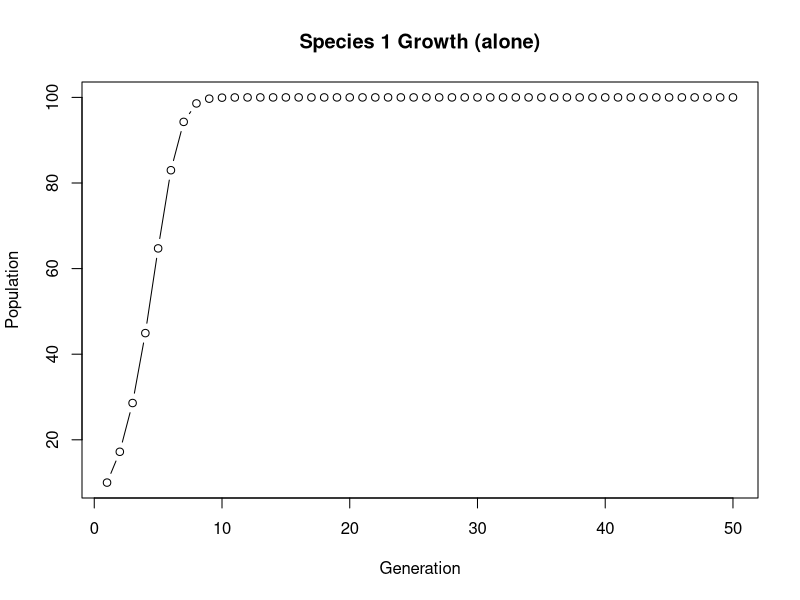
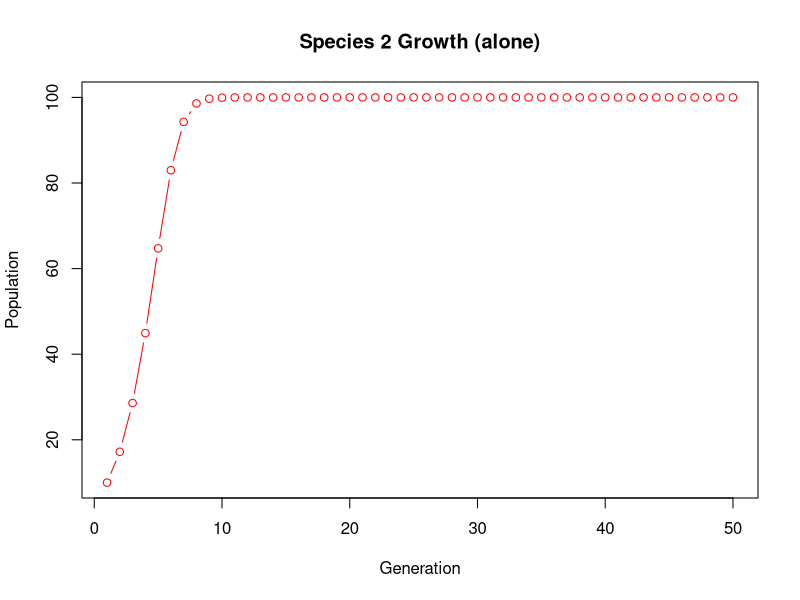
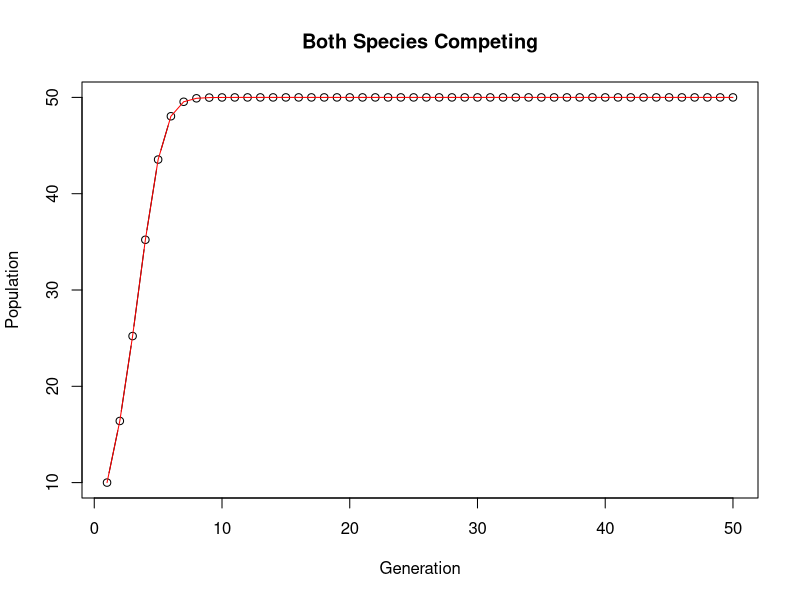

These figures' R source, in order: (Note: this script raises an error after producing the figures.)
# Two species using the same resources but with different rates of efficiency

# A) Define the functions without competition

## Function for population growth of one species
growth_single_species <- function(growth.rate, K, num_gen = 50) {
  N <- rep(0, num_gen)
  N[1] <- 10
  for (i in 2:num_gen) {
    N[i] <- N[i-1] + (growth.rate * N[i-1] * (K - N[i-1]) / K)
  }
  return(N)
}

# Plotting single species growth
growth_rate <- 0.8
K1 <- 100  
K2 <- 100  
num_gen <- 50

# Species 1 and 2
N1_single <- growth_single_species(growth_rate, K1, num_gen)
N2_single <- growth_single_species(growth_rate, K2, num_gen)

# Plot

# Plot for Species 1 Growth
plot(N1_single, type = "b", col = "black", xlab = "Generation", ylab = "Population",
     main = "Species 1 Growth (alone)")

# Plot for Species 2 Growth
plot(N2_single, type = "b", col = "red", xlab = "Generation", ylab = "Population",
     main = "Species 2 Growth (alone)")

# B) Define the function with competition
growth_competing_species <- function(growth.rate, K1, K2, alpha12, alpha21, num_gen = 50) {
  N1 <- rep(0, num_gen)
  N2 <- rep(0, num_gen)
  N1[1] <- 10
  N2[1] <- 10
  for (i in 2:num_gen) {
    N1[i] <- N1[i-1] + (growth.rate * N1[i-1] * (K1 - N1[i-1] - alpha12 * N2[i-1]) / K1)
    N2[i] <- N2[i-1] + (growth.rate * N2[i-1] * (K2 - N2[i-1] - alpha21 * N1[i-1]) / K2)
  }
  return(list(N1 = N1, N2 = N2))
}

# Parameters for competition
alpha12 <- 1  
alpha21 <- 1

competing_result <- growth_competing_species(growth_rate, K1, K2, alpha12, alpha21, num_gen)

# Plot
plot(competing_result$N1, type = "b", col = "black", xlab = "Generation", ylab = "Population", 
     main = "Both Species Competing")
lines(competing_result$N2, col = "red")

#Create an animation
saveGIF({
  for (i in 1:num_gen) {
    plot(competing_result$N1[1:i], type = "b", col = "black", xlab = "Generation", ylab = "Population", 
         xlim = c(1, num_gen), ylim = c(0, max(K1, K2)), 
         main = paste("Generation", i))
    lines(competing_result$N2[1:i], col = "red")
    legend("topright", legend = c("Species 1", "Species 2"), col = c("black", "red"), lty = 1)
  }
}, movie.name = "population_growth.gif", interval = 0.1)







